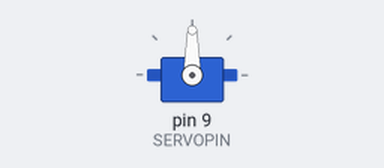
Simulated run of this sketch. Board: Arduino Uno, built with avr-gcc and run on an emulated ATmega328P. On the bench: servo.

Above: at 0.6 s.
Timing chart, 0 to 2.1 s (numbered marks = the images above):
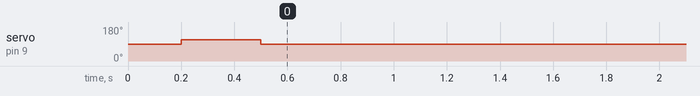

Measured:
- by itself, servo on pin 9 (SERVOPIN): 90° → 113° at 0.20 s, → 90° 0.30 s later

The sketch:

foamDartGunAutoTest.ino
```cpp
/***********************************************************************************
 *
 *      __                 RobotGeek Foam Dart Gun Test
 *       \_____
 *       |      |
 *       |______|=    =====>
 *         |  |
 *        _|__|
 *       _|___|___
 *   _   |       |
 *  _|___|_______|_
 *
 *  The following sketch will activate a single servo to fire the foam dart gun.
 *  The code will fire the gun once and only once.
 *
 *  Wiring
 *
 *  DIO 9 - Black RobotGeek 180 Degree Servo  White -'S' Black -'G'
 *
 *  Use an external power supply and set the jumper for pins 9/10/11 to 'VIN'
 *
 *  For more information and wiring diagrams see
 *  http://learn.robotgeek.com/getting-started/29-desktop-roboturret/159-robotgeek-foam-dart-gun-getting-started-guide.html
 ***********************************************************************************/
#include <Servo.h>   //include the servo library to control the RobotGeek Servos

#define SERVOPIN 9        //pin that the large servo will be attached to

#define FIRE_POSITION 113 //default position the servo will move to in order to fire the dar gun

Servo triggerServo;   //create an servo object for the RobotGeek 180 degree serco

//setup servo objects and set initial position
void setup()
{

  triggerServo.attach(SERVOPIN); //attach the trigger servo on pin SERVOPIN
  triggerServo.write(90);        //sets the servo position to 90 degress, centered
  delay(200); //wait 200ms

  triggerServo.write(FIRE_POSITION); // move the servo to FIRE_POSITION to fire the dart gun
  delay(300);

  triggerServo.write(90);    // sets the servo position to 90 degress, centered

}

//repeat test process
void loop()
{


}
```
